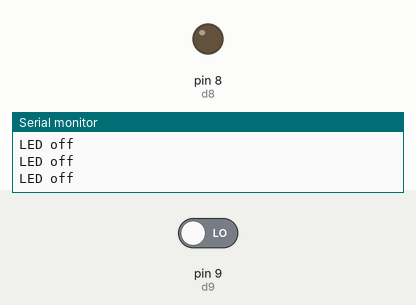
Recording of a sketch running on a simulated Arduino Uno, built with avr-gcc and run on an emulated ATmega328P. Shown: output pins drawn as LEDs (lit = HIGH), the last lines printed to the serial monitor. The inputs (shaded band) are chosen by the test bench; at power-on: pin 9 (d9) LOW.

Above: at 6.8 s.
6.9 s: pin 9 (d9) driven HIGH
At 9.6 s:
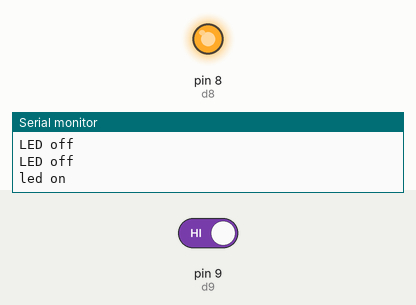
10.8 s: pin 9 (d9) driven LOW
At 13.1 s:
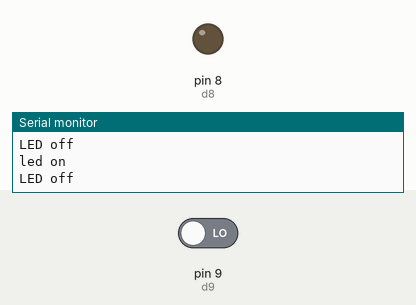
Timing chart, 0 to 14.6 s (numbered marks = the images above; inputs shaded):
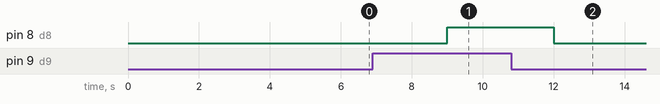

The sketch:

pull_down_resis.ino
```cpp
int d8 = 8;
int d9 = 9;


void setup()
{
   pinMode( d8, OUTPUT);
   pinMode(d9, INPUT);
   Serial.begin(9600);
}


void loop()
{
 if (digitalRead(d9) == HIGH)
 {
  digitalWrite(d8, HIGH);
  Serial.println("led on");
 }
 else
 {
  digitalWrite(d8, LOW);
  Serial.println("LED off");
 }
 delay(3000);


}
```

Measured:
- after the input at 6.9 s, pin 8 (d8): LOW → HIGH after 2.1 s
- after the input at 10.8 s, pin 8 (d8): HIGH → LOW after 1.2 s
